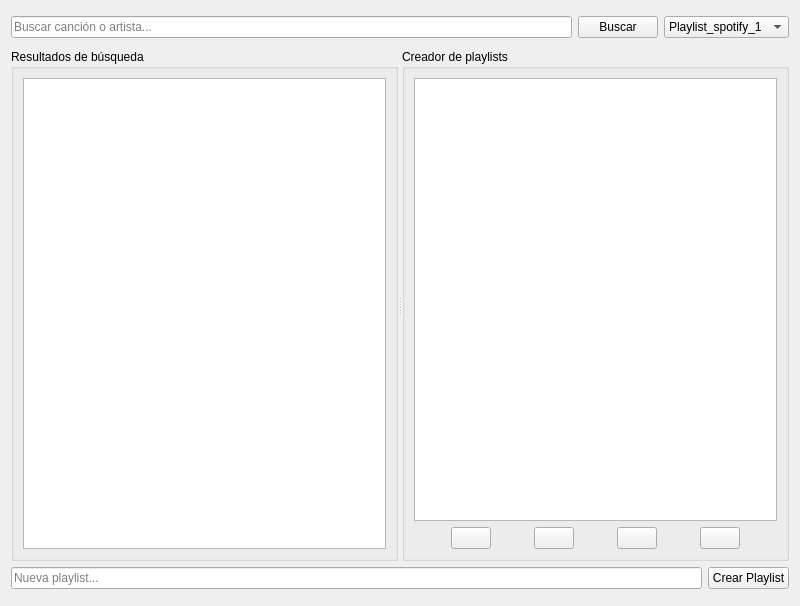
<?xml version="1.0" encoding="UTF-8"?>
<ui version="4.0">
 <class>SpotifyPlaylistManager</class>
 <widget class="QWidget" name="SpotifyPlaylistManager">
  <property name="geometry">
   <rect>
    <x>0</x>
    <y>0</y>
    <width>800</width>
    <height>606</height>
   </rect>
  </property>
  <property name="windowTitle">
   <string>Spotify Playlist Manager</string>
  </property>
  <layout class="QVBoxLayout" name="verticalLayout">
   <item>
    <widget class="QFrame" name="frame">
     <property name="frameShape">
      <enum>QFrame::Shape::NoFrame</enum>
     </property>
     <property name="frameShadow">
      <enum>QFrame::Shadow::Raised</enum>
     </property>
     <property name="lineWidth">
      <number>0</number>
     </property>
     <layout class="QHBoxLayout" name="horizontalLayout_5">
      <property name="leftMargin">
       <number>0</number>
      </property>
      <property name="topMargin">
       <number>5</number>
      </property>
      <property name="rightMargin">
       <number>0</number>
      </property>
      <property name="bottomMargin">
       <number>5</number>
      </property>
      <item>
       <widget class="QLineEdit" name="search_input">
        <property name="placeholderText">
         <string>Buscar canción o artista...</string>
        </property>
       </widget>
      </item>
      <item>
       <widget class="QPushButton" name="search_button">
        <property name="text">
         <string>Buscar</string>
        </property>
       </widget>
      </item>
      <item>
       <widget class="QComboBox" name="playlist_selector">
        <item>
         <property name="text">
          <string>Playlist_spotify_1</string>
         </property>
         <property name="icon">
          <iconset resource="../images.qrc">
           <normaloff>:/services/spotify</normaloff>:/services/spotify</iconset>
         </property>
        </item>
        <item>
         <property name="text">
          <string>Nueva Playlist...</string>
         </property>
         <property name="icon">
          <iconset resource="../images.qrc">
           <normaloff>:/services/spotify</normaloff>:/services/spotify</iconset>
         </property>
        </item>
       </widget>
      </item>
     </layout>
    </widget>
   </item>
   <item>
    <widget class="QSplitter" name="results_splitter">
     <property name="sizePolicy">
      <sizepolicy hsizetype="Expanding" vsizetype="Expanding">
       <horstretch>0</horstretch>
       <verstretch>0</verstretch>
      </sizepolicy>
     </property>
     <property name="orientation">
      <enum>Qt::Orientation::Horizontal</enum>
     </property>
     <widget class="QGroupBox" name="search_results_group">
      <property name="title">
       <string>Resultados de búsqueda</string>
      </property>
      <layout class="QVBoxLayout" name="search_results_layout">
       <item>
        <widget class="QListWidget" name="search_results">
         <property name="minimumSize">
          <size>
           <width>0</width>
           <height>200</height>
          </size>
         </property>
        </widget>
       </item>
      </layout>
     </widget>
     <widget class="QGroupBox" name="playlist_creator_group">
      <property name="title">
       <string>Creador de playlists</string>
      </property>
      <layout class="QVBoxLayout" name="playlist_creator_layout">
       <item>
        <widget class="QListWidget" name="playlist_creator">
         <property name="minimumSize">
          <size>
           <width>0</width>
           <height>200</height>
          </size>
         </property>
        </widget>
       </item>
       <item>
        <widget class="QFrame" name="playlist_buttons_container">
         <property name="frameShape">
          <enum>QFrame::Shape::NoFrame</enum>
         </property>
         <property name="frameShadow">
          <enum>QFrame::Shadow::Raised</enum>
         </property>
         <layout class="QHBoxLayout" name="horizontalLayout_3">
          <property name="leftMargin">
           <number>0</number>
          </property>
          <property name="topMargin">
           <number>0</number>
          </property>
          <property name="rightMargin">
           <number>0</number>
          </property>
          <property name="bottomMargin">
           <number>0</number>
          </property>
          <item>
           <widget class="QPushButton" name="save_loacal_playlist_button">
            <property name="maximumSize">
             <size>
              <width>40</width>
              <height>40</height>
             </size>
            </property>
            <property name="text">
             <string/>
            </property>
            <property name="icon">
             <iconset resource="../images.qrc">
              <normaloff>:/services/data</normaloff>:/services/data</iconset>
            </property>
            <property name="iconSize">
             <size>
              <width>36</width>
              <height>36</height>
             </size>
            </property>
           </widget>
          </item>
          <item>
           <widget class="QPushButton" name="youtube_playlist_button">
            <property name="maximumSize">
             <size>
              <width>40</width>
              <height>40</height>
             </size>
            </property>
            <property name="toolTip">
             <string>Crear en youtube</string>
            </property>
            <property name="text">
             <string/>
            </property>
            <property name="icon">
             <iconset resource="../images.qrc">
              <normaloff>:/services/youtube</normaloff>:/services/youtube</iconset>
            </property>
            <property name="iconSize">
             <size>
              <width>36</width>
              <height>36</height>
             </size>
            </property>
           </widget>
          </item>
          <item>
           <widget class="QPushButton" name="save_playlist_button">
            <property name="maximumSize">
             <size>
              <width>40</width>
              <height>40</height>
             </size>
            </property>
            <property name="toolTip">
             <string>Guardar playlist</string>
            </property>
            <property name="text">
             <string/>
            </property>
            <property name="icon">
             <iconset resource="../images.qrc">
              <normaloff>:/services/spotify</normaloff>:/services/spotify</iconset>
            </property>
            <property name="iconSize">
             <size>
              <width>36</width>
              <height>36</height>
             </size>
            </property>
           </widget>
          </item>
          <item>
           <widget class="QPushButton" name="clear_playlist_button">
            <property name="maximumSize">
             <size>
              <width>40</width>
              <height>40</height>
             </size>
            </property>
            <property name="text">
             <string/>
            </property>
            <property name="icon">
             <iconset resource="../images.qrc">
              <normaloff>:/services/cancel</normaloff>:/services/cancel</iconset>
            </property>
            <property name="iconSize">
             <size>
              <width>36</width>
              <height>36</height>
             </size>
            </property>
           </widget>
          </item>
         </layout>
        </widget>
       </item>
      </layout>
     </widget>
    </widget>
   </item>
   <item>
    <widget class="QFrame" name="playlist_container">
     <property name="frameShape">
      <enum>QFrame::Shape::NoFrame</enum>
     </property>
     <property name="frameShadow">
      <enum>QFrame::Shadow::Raised</enum>
     </property>
     <layout class="QHBoxLayout" name="horizontalLayout_2">
      <property name="leftMargin">
       <number>0</number>
      </property>
      <property name="topMargin">
       <number>0</number>
      </property>
      <property name="rightMargin">
       <number>0</number>
      </property>
      <property name="bottomMargin">
       <number>0</number>
      </property>
      <item>
       <widget class="QLineEdit" name="new_playlist_input">
        <property name="placeholderText">
         <string>Nueva playlist...</string>
        </property>
       </widget>
      </item>
      <item>
       <widget class="QPushButton" name="new_playlist_button">
        <property name="text">
         <string>Crear Playlist</string>
        </property>
       </widget>
      </item>
     </layout>
    </widget>
   </item>
   <item>
    <widget class="QFrame" name="selector_container">
     <property name="frameShape">
      <enum>QFrame::Shape::NoFrame</enum>
     </property>
     <property name="frameShadow">
      <enum>QFrame::Shadow::Raised</enum>
     </property>
     <layout class="QHBoxLayout" name="horizontalLayout_4">
      <property name="leftMargin">
       <number>0</number>
      </property>
      <property name="topMargin">
       <number>0</number>
      </property>
      <property name="rightMargin">
       <number>0</number>
      </property>
      <property name="bottomMargin">
       <number>0</number>
      </property>
     </layout>
    </widget>
   </item>
  </layout>
 </widget>
 <resources>
  <include location="../images.qrc"/>
 </resources>
 <connections/>
</ui>
